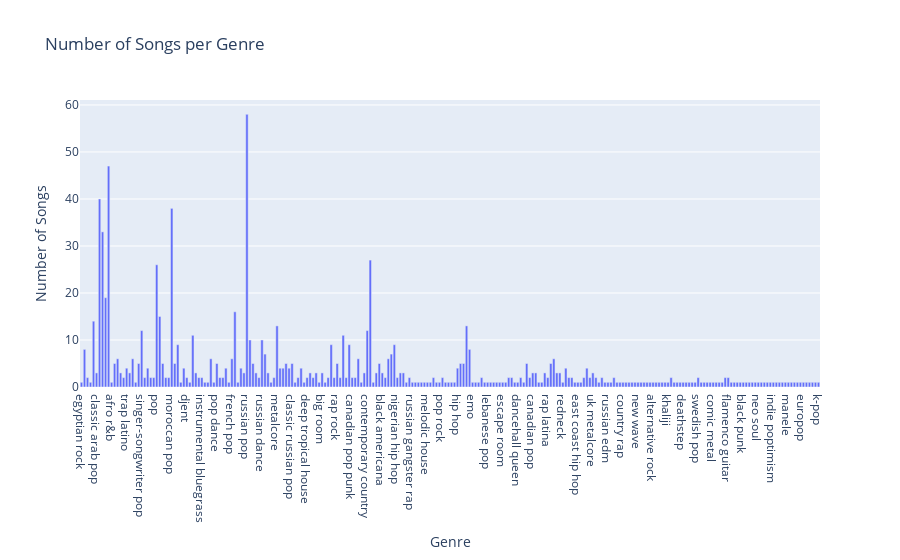
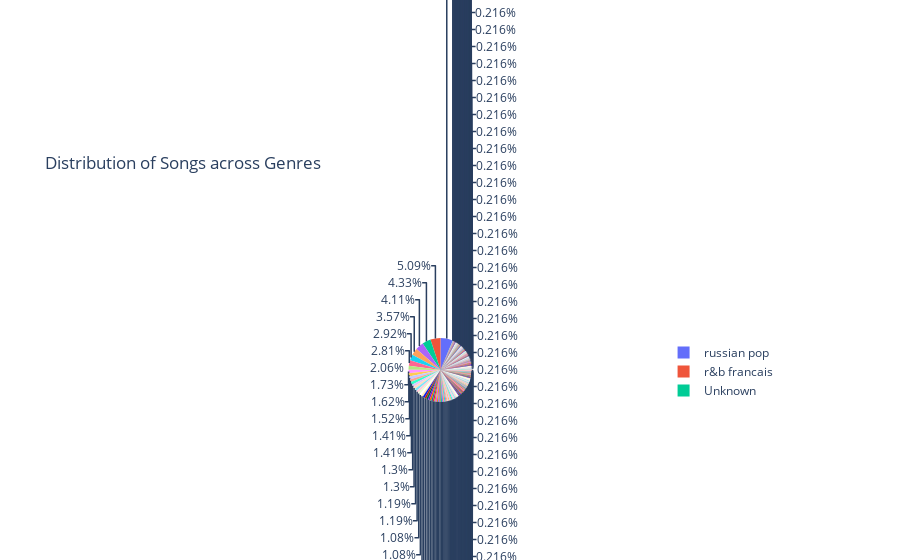
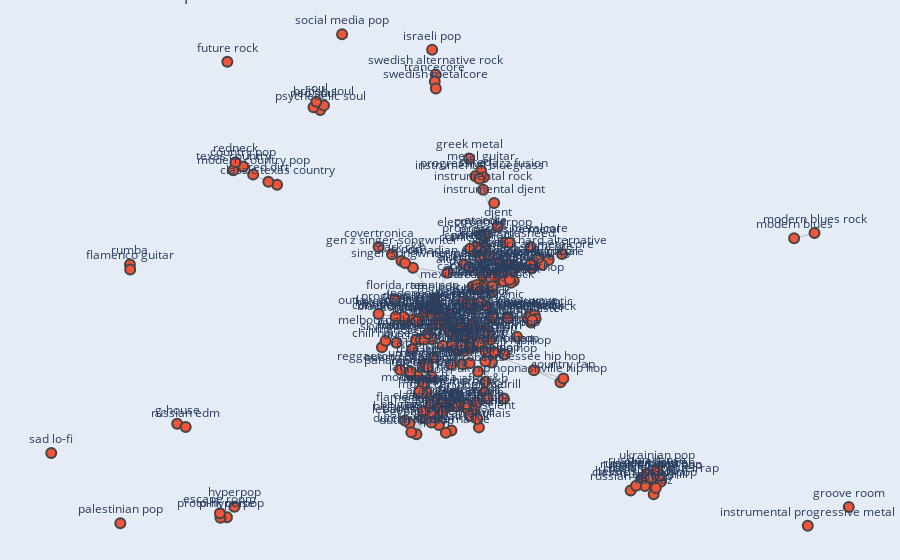
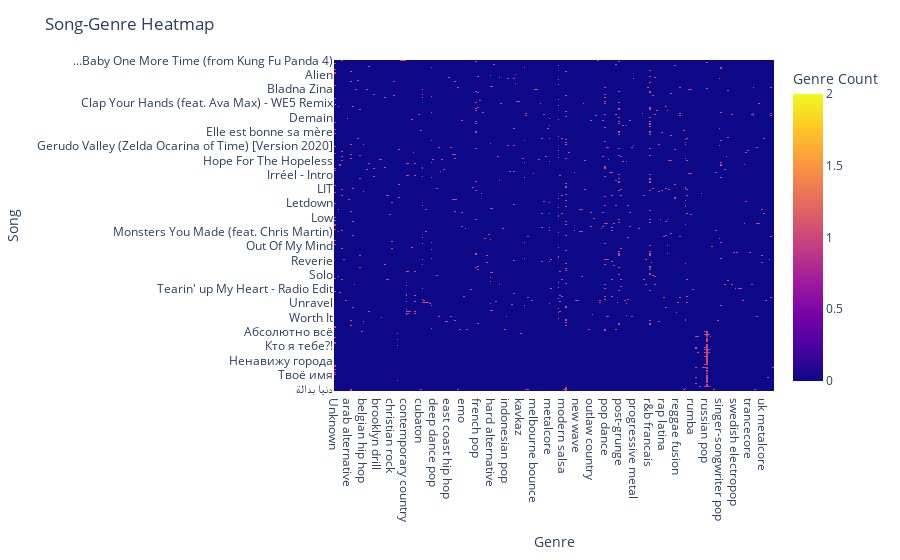

The cell these charts' notebook holds for them, in order:
### Code cell
create_genre_bar_chart(genre_classification)
create_genre_pie_chart(genre_classification)
create_genre_network(genre_classification)
create_song_heatmap(genre_classification)
create_word_cloud(genre_classification)

### Figure 1 — Plotly figure (JSON) as saved in the notebook; plotly's stock layout.template omitted (floating-point values rounded to 4 significant figures; data arrays with more than 128 entries replaced by an {"elided": "..."} marker saying what was removed)
{"data": [{"type": "bar", "x": {"elided": "246 str values"}, "y": {"elided": "246 int values"}}], "layout": {"title": {"text": "Number of Songs per Genre"}, "xaxis": {"title": {"text": "Genre"}}, "yaxis": {"title": {"text": "Number of Songs"}}}}

### Figure 2 — Plotly figure (JSON) as saved in the notebook; plotly's stock layout.template omitted (floating-point values rounded to 4 significant figures; data arrays with more than 128 entries replaced by an {"elided": "..."} marker saying what was removed)
{"data": [{"labels": {"elided": "246 str values"}, "type": "pie", "values": {"elided": "246 int values"}}], "layout": {"title": {"text": "Distribution of Songs across Genres"}}}

### Figure 3 — Plotly figure (JSON) as saved in the notebook; plotly's stock layout.template omitted (floating-point values rounded to 4 significant figures; data arrays with more than 128 entries replaced by an {"elided": "..."} marker saying what was removed)
{"data": [{"hoverinfo": "none", "line": {"color": "#888", "width": 0.5}, "mode": "lines", "type": "scatter", "x": {"elided": "2196 float values"}, "y": {"elided": "2196 float values"}}, {"hoverinfo": "text", "marker": {"line": {"width": 2}, "size": 10}, "mode": "markers+text", "text": {"elided": "246 str values"}, "textposition": "top center", "type": "scatter", "x": {"elided": "246 float values"}, "y": {"elided": "246 float values"}}], "layout": {"hovermode": "closest", "margin": {"b": 0, "l": 0, "r": 0, "t": 0}, "showlegend": false, "title": {"text": "Genre Relationship Network"}, "xaxis": {"showgrid": false, "showticklabels": false, "zeroline": false}, "yaxis": {"showgrid": false, "showticklabels": false, "zeroline": false}}}

### Figure 4 — Plotly figure (JSON) as saved in the notebook; plotly's stock layout.template omitted (floating-point values rounded to 4 significant figures; data arrays with more than 128 entries replaced by an {"elided": "..."} marker saying what was removed)
{"data": [{"coloraxis": "coloraxis", "hovertemplate": "Genre: %{x}<br>Song: %{y}<br>Genre Count: %{z}<extra></extra>", "name": "0", "type": "heatmap", "x": {"elided": "246 str values"}, "xaxis": "x", "y": {"elided": "394 str values"}, "yaxis": "y", "z": {"elided": "394x246 int values"}}], "layout": {"coloraxis": {"colorbar": {"title": {"text": "Genre Count"}}, "colorscale": [[0, "#0d0887"], [0.1111, "#46039f"], [0.2222, "#7201a8"], [0.3333, "#9c179e"], [0.4444, "#bd3786"], [0.5556, "#d8576b"], [0.6667, "#ed7953"], [0.7778, "#fb9f3a"], [0.8889, "#fdca26"], [1, "#f0f921"]]}, "margin": {"t": 60}, "title": {"text": "Song-Genre Heatmap"}, "xaxis": {"anchor": "y", "domain": [0, 1], "title": {"text": "Genre"}}, "yaxis": {"anchor": "x", "autorange": "reversed", "domain": [0, 1], "title": {"text": "Song"}}}}
